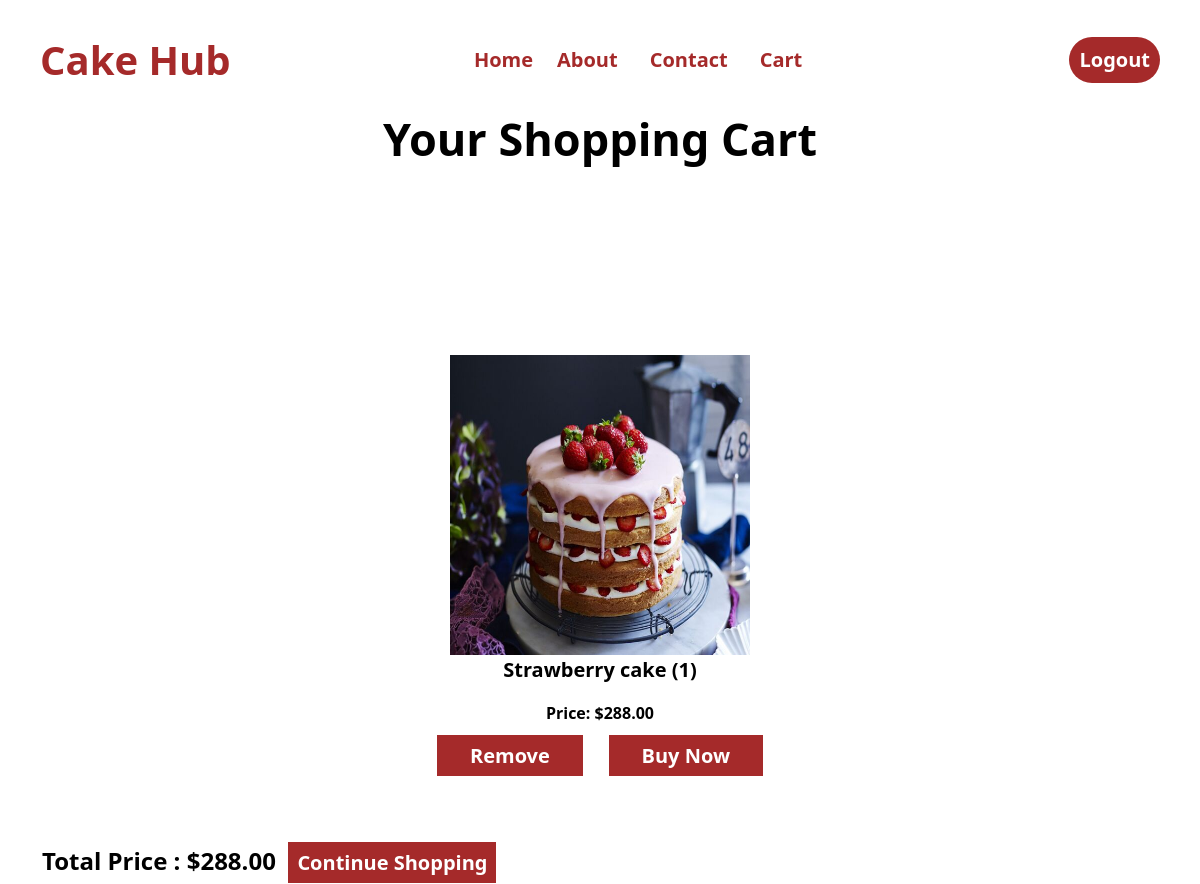
Page /cart/ (signed in) on the committed database.
### App/models.py (models this page shows, shortened)
class CartItem(models.Model):
	product = models.ForeignKey(Product, on_delete=models.CASCADE)
	quantity = models.PositiveIntegerField(default=0)
	user = models.ForeignKey(User, on_delete=models.CASCADE)
	date_added = models.DateTimeField(default=timezone.now)

class Product(models.Model):
	name = models.CharField(max_length=200)
	price = models.DecimalField(max_digits=10, decimal_places=2)
	image = models.ImageField(upload_to='products/')
	is_sale = models.BooleanField(default=False)
	sale_price = models.DecimalField(default=0, decimal_places=2, max_digits=6)

### App/views.py (the view)
# urls.py: path('cart/', views.view_cart, name='view_cart'),
@login_required
def view_cart(request):
	cart_items = CartItem.objects.filter(user=request.user)
	total_price = sum(item.product.price * item.quantity for item in cart_items)
	return render(request, 'cart.html', {'cart_items': cart_items, 'total_price': total_price})

### templates/cart.html (shortened to what this page needs)
{% include "nav.html" %}
{% load static %}
<html lang="en">
<head>
</head>
<body>
	<div class="container">
	<h1 style='text-align:center;color:black;margin-top:10%;font-size:45px;font-weight:800;'>Your Shopping Cart</h1>
	<div class="product-list">
	{% for item in cart_items %}
	<div class="product-item">
		<img style="width:300px;height:300px;margin-top:15%;" class"pic" src="{{ item.product.image.url }}" alt="{{ product.name }}" >
	<p style="color:black;font-size:20px;font-weight:800;">{{ item.product.name }} ({{ item.quantity }})</p>
	<p style="color:black;font-size:16px;font-weight:700;">Price: ${{ item.product.price }}</p>
	<a style="text-decoration:none;font-size:20px;background-color:brown;color:#fff;padding:7px 33px 7px 33px;" href="{% url 'App:remove_from_cart' item.id %}"><b>Remove</b><a/>
	<a style="text-decoration:none;font-size:20px;background-color:brown;color:#fff;padding:7px 33px 7px 33px;margin-left:2%;" href="{% url "App:buy" %}"><b>Buy Now</b></a>
  </div>
	{% empty %}
	<h1 style="color:black;margin-top:20px;"><b>Your cart is empty...!</b></h1>
	{% endfor %}
	</div>
	<h4 style="color:black;margin-top:5%;"><b>Total Price : ${{ total_price }}</b>&nbsp;&nbsp;<a style="color:white;text-decoration:none;background-color:brown;font-size:20px;padding:7px 9px 7px 9px;" href="{% url 'App:home' %}"><b>Continue Shopping</b></a></h4>
</div>
</body>
</html>

### App/static/css/style.css (style rules this page uses)
* { margin: 0; padding: 0; font-family: system-ui; box-sizing: border-box; }
html,body { width: 100%; height: 100%; margin: 0px; padding: 0px; overflow-x:hidden; }

### templates/cart.html (style rules this page uses)
.product-list { display: flex; flex-wrap: wrap; justify-content: space-between; list-style: none; padding: 0; }
.product-item { flex: 1; margin: 10px; padding: 10px; text-align: center; }
body { background-color: #fff; }

### rows in the picture
CartItem: product.image (picture), product.name "Strawberry cake", quantity "1", product.price "288.00"

### other values in the picture
{{ total_price }} "288.00"
